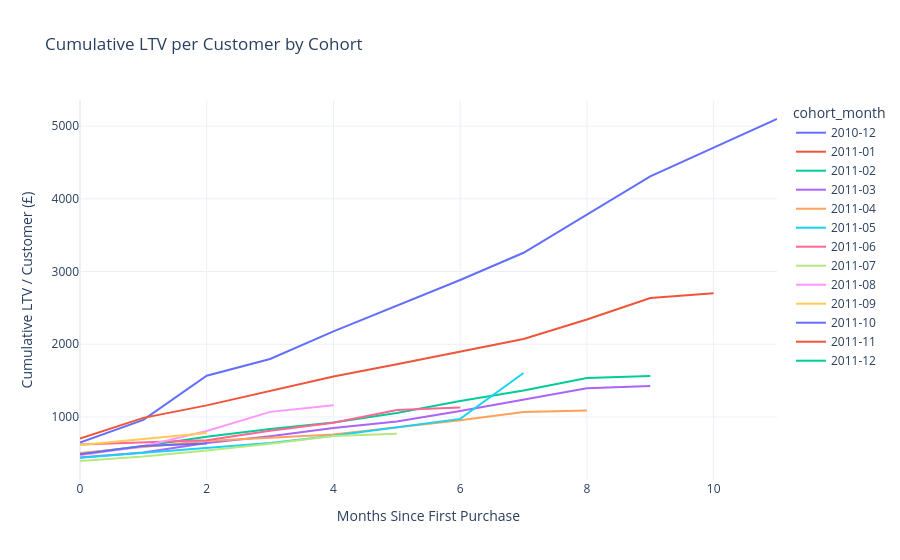

Write notebook code for a chart like this one.
### Markdown cell above
## 6. LTV Development Over Time by Cohort

### Code cell
ltv_curves = cohort_pipeline_full.compute_cohort_ltv_over_time(
    cohort_df_full, max_months=11
)
print(f'LTV curve rows: {len(ltv_curves)}')

fig = px.line(
    ltv_curves.to_pandas(),
    x='months_since_first',
    y='cumulative_ltv_per_customer',
    color='cohort_month',
    title='Cumulative LTV per Customer by Cohort',
    labels={
        'months_since_first': 'Months Since First Purchase',
        'cumulative_ltv_per_customer': 'Cumulative LTV / Customer (£)',
    },
)
fig.show()

### Figure 1 — Plotly figure (JSON) as saved in the notebook; plotly's stock layout.template omitted (floating-point values rounded to 4 significant figures)
{"data": [{"hovertemplate": "cohort_month=2010-12<br>Months Since First Purchase=%{x}<br>Cumulative LTV / Customer (£)=%{y}<extra></extra>", "legendgroup": "2010-12", "line": {"color": "#636efa", "dash": "solid"}, "marker": {"symbol": "circle"}, "mode": "lines", "name": "2010-12", "orientation": "v", "showlegend": true, "type": "scatter", "x": [0, 1, 2, 3, 4, 5, 6, 7, 9, 11], "xaxis": "x", "y": [647.1, 959.3, 1566.0, 1797.0, 2177.0, 2532.0, 2884.0, 3258.0, 4308.0, 5098.0], "yaxis": "y"}, {"hovertemplate": "cohort_month=2011-01<br>Months Since First Purchase=%{x}<br>Cumulative LTV / Customer (£)=%{y}<extra></extra>", "legendgroup": "2011-01", "line": {"color": "#EF553B", "dash": "solid"}, "marker": {"symbol": "circle"}, "mode": "lines", "name": "2011-01", "orientation": "v", "showlegend": true, "type": "scatter", "x": [0, 1, 2, 3, 4, 5, 6, 7, 8, 9, 10], "xaxis": "x", "y": [703.1, 987.1, 1159.0, 1353.0, 1556.0, 1724.0, 1899.0, 2071.0, 2339.0, 2636.0, 2700.0], "yaxis": "y"}, {"hovertemplate": "cohort_month=2011-02<br>Months Since First Purchase=%{x}<br>Cumulative LTV / Customer (£)=%{y}<extra></extra>", "legendgroup": "2011-02", "line": {"color": "#00cc96", "dash": "solid"}, "marker": {"symbol": "circle"}, "mode": "lines", "name": "2011-02", "orientation": "v", "showlegend": true, "type": "scatter", "x": [0, 1, 2, 3, 4, 5, 6, 7, 8, 9], "xaxis": "x", "y": [492.6, 600.8, 727.8, 833.4, 923.5, 1054.0, 1219.0, 1364.0, 1535.0, 1563.0], "yaxis": "y"}, {"hovertemplate": "cohort_month=2011-03<br>Months Since First Purchase=%{x}<br>Cumulative LTV / Customer (£)=%{y}<extra></extra>", "legendgroup": "2011-03", "line": {"color": "#ab63fa", "dash": "solid"}, "marker": {"symbol": "circle"}, "mode": "lines", "name": "2011-03", "orientation": "v", "showlegend": true, "type": "scatter", "x": [0, 1, 2, 3, 4, 5, 6, 7, 8, 9], "xaxis": "x", "y": [442.6, 509.1, 639.8, 734.5, 848.8, 937.3, 1081.0, 1238.0, 1396.0, 1424.0], "yaxis": "y"}, {"hovertemplate": "cohort_month=2011-04<br>Months Since First Purchase=%{x}<br>Cumulative LTV / Customer (£)=%{y}<extra></extra>", "legendgroup": "2011-04", "line": {"color": "#FFA15A", "dash": "solid"}, "marker": {"symbol": "circle"}, "mode": "lines", "name": "2011-04", "orientation": "v", "showlegend": true, "type": "scatter", "x": [0, 2, 4, 5, 6, 7, 8], "xaxis": "x", "y": [504.9, 669.5, 757.2, 857.9, 953.5, 1068.0, 1089.0], "yaxis": "y"}, {"hovertemplate": "cohort_month=2011-05<br>Months Since First Purchase=%{x}<br>Cumulative LTV / Customer (£)=%{y}<extra></extra>", "legendgroup": "2011-05", "line": {"color": "#19d3f3", "dash": "solid"}, "marker": {"symbol": "circle"}, "mode": "lines", "name": "2011-05", "orientation": "v", "showlegend": true, "type": "scatter", "x": [0, 1, 2, 3, 4, 5, 6, 7], "xaxis": "x", "y": [437.0, 502.8, 573.9, 641.3, 739.5, 855.6, 972.9, 1604.0], "yaxis": "y"}, {"hovertemplate": "cohort_month=2011-06<br>Months Since First Purchase=%{x}<br>Cumulative LTV / Customer (£)=%{y}<extra></extra>", "legendgroup": "2011-06", "line": {"color": "#FF6692", "dash": "solid"}, "marker": {"symbol": "circle"}, "mode": "lines", "name": "2011-06", "orientation": "v", "showlegend": true, "type": "scatter", "x": [0, 2, 3, 4, 5, 6], "xaxis": "x", "y": [622.1, 680.6, 808.5, 919.1, 1096.0, 1130.0], "yaxis": "y"}, {"hovertemplate": "cohort_month=2011-07<br>Months Since First Purchase=%{x}<br>Cumulative LTV / Customer (£)=%{y}<extra></extra>", "legendgroup": "2011-07", "line": {"color": "#B6E880", "dash": "solid"}, "marker": {"symbol": "circle"}, "mode": "lines", "name": "2011-07", "orientation": "v", "showlegend": true, "type": "scatter", "x": [0, 1, 2, 3, 4, 5], "xaxis": "x", "y": [393.7, 456.4, 539.0, 632.4, 736.1, 768.4], "yaxis": "y"}, {"hovertemplate": "cohort_month=2011-08<br>Months Since First Purchase=%{x}<br>Cumulative LTV / Customer (£)=%{y}<extra></extra>", "legendgroup": "2011-08", "line": {"color": "#FF97FF", "dash": "solid"}, "marker": {"symbol": "circle"}, "mode": "lines", "name": "2011-08", "orientation": "v", "showlegend": true, "type": "scatter", "x": [0, 1, 2, 3, 4], "xaxis": "x", "y": [471.9, 596.0, 806.1, 1070.0, 1160.0], "yaxis": "y"}, {"hovertemplate": "cohort_month=2011-09<br>Months Since First Purchase=%{x}<br>Cumulative LTV / Customer (£)=%{y}<extra></extra>", "legendgroup": "2011-09", "line": {"color": "#FECB52", "dash": "solid"}, "marker": {"symbol": "circle"}, "mode": "lines", "name": "2011-09", "orientation": "v", "showlegend": true, "type": "scatter", "x": [0, 2], "xaxis": "x", "y": [615.2, 780.3], "yaxis": "y"}, {"hovertemplate": "cohort_month=2011-10<br>Months Since First Purchase=%{x}<br>Cumulative LTV / Customer (£)=%{y}<extra></extra>", "legendgroup": "2011-10", "line": {"color": "#636efa", "dash": "solid"}, "marker": {"symbol": "circle"}, "mode": "lines", "name": "2011-10", "orientation": "v", "showlegend": true, "type": "scatter", "x": [0, 1, 2], "xaxis": "x", "y": [488.0, 599.9, 635.1], "yaxis": "y"}, {"hovertemplate": "cohort_month=2011-11<br>Months Since First Purchase=%{x}<br>Cumulative LTV / Customer (£)=%{y}<extra></extra>", "legendgroup": "2011-11", "line": {"color": "#EF553B", "dash": "solid"}, "marker": {"symbol": "circle"}, "mode": "lines", "name": "2011-11", "orientation": "v", "showlegend": true, "type": "scatter", "x": [0], "xaxis": "x", "y": [470.2], "yaxis": "y"}, {"hovertemplate": "cohort_month=2011-12<br>Months Since First Purchase=%{x}<br>Cumulative LTV / Customer (£)=%{y}<extra></extra>", "legendgroup": "2011-12", "line": {"color": "#00cc96", "dash": "solid"}, "marker": {"symbol": "circle"}, "mode": "lines", "name": "2011-12", "orientation": "v", "showlegend": true, "type": "scatter", "x": [0], "xaxis": "x", "y": [660.0], "yaxis": "y"}], "layout": {"legend": {"title": {"text": "cohort_month"}, "tracegroupgap": 0}, "title": {"text": "Cumulative LTV per Customer by Cohort"}, "xaxis": {"anchor": "y", "domain": [0, 1], "title": {"text": "Months Since First Purchase"}}, "yaxis": {"anchor": "x", "domain": [0, 1], "title": {"text": "Cumulative LTV / Customer (£)"}}}}
